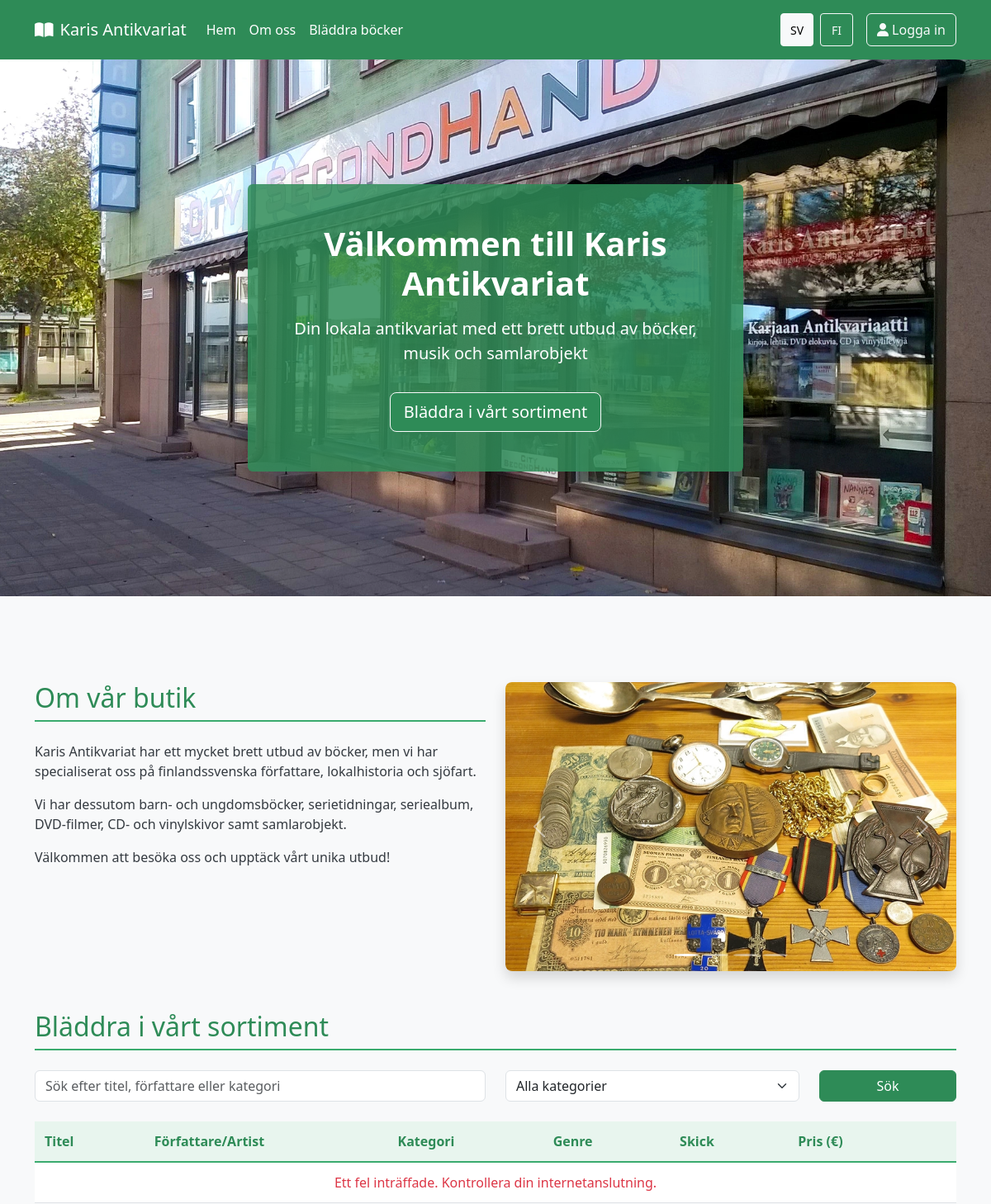
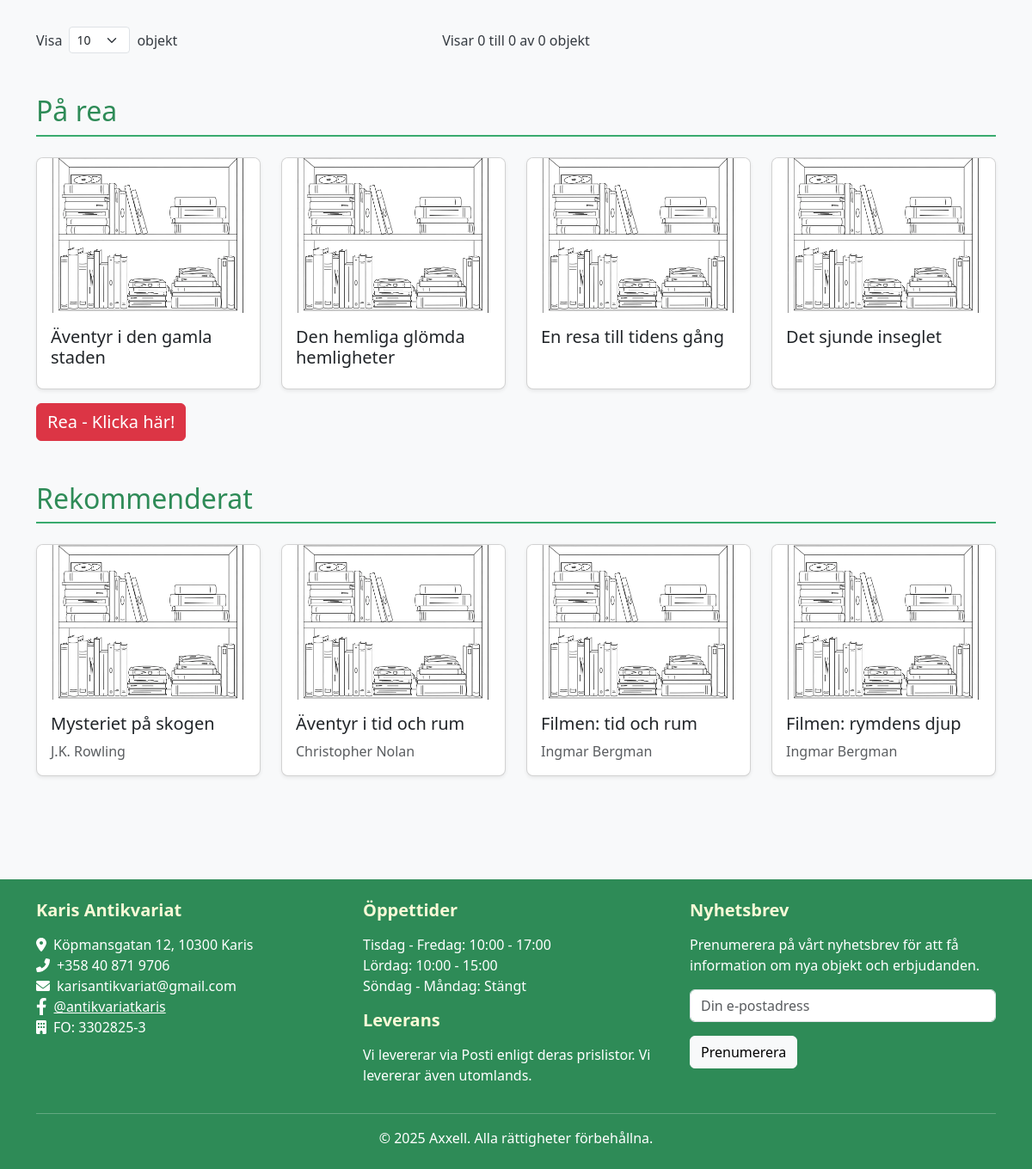
The page / on the database its author committed (2 pictures, top to bottom).
### tables this page shows
CREATE TABLE `product` (
  `prod_id` int NOT NULL AUTO_INCREMENT,
  `title` varchar(255) NOT NULL,
  `status` int DEFAULT NULL,
  `shelf_id` int DEFAULT NULL,
  `category_id` int DEFAULT NULL,
  `price` decimal(10,2) DEFAULT NULL,
  `condition_id` int DEFAULT NULL,
  `notes` text,
  `internal_notes` text,
  `year` int DEFAULT NULL,
  `publisher` varchar(100) DEFAULT NULL,
  `special_price` tinyint(1) DEFAULT NULL COMMENT 'Om produkten är på rea: 1 = Ja, 0 = Nej',
  `recommended` tinyint(1) DEFAULT NULL COMMENT 'Om produkten är rekommenderad: 1 = Ja, 0 = Nej	',
  `rare` tinyint(1) DEFAULT '0',
  `date_added` datetime DEFAULT CURRENT_TIMESTAMP,
  `language_id` int DEFAULT NULL,
  PRIMARY KEY (`prod_id`),
  KEY `shelf_id` (`shelf_id`),
  KEY `category_id` (`category_id`),
  KEY `condition_id` (`condition_id`),
  KEY `idx_product_status` (`status`),
  KEY `fk_product_language` (`language_id`),
  CONSTRAINT `fk_product_language` FOREIGN KEY (`language_id`) REFERENCES `language` (`language_id`),
  CONSTRAINT `product_ibfk_1` FOREIGN KEY (`shelf_id`) REFERENCES `shelf` (`shelf_id`),
  CONSTRAINT `product_ibfk_2` FOREIGN KEY (`category_id`) REFERENCES `category` (`category_id`),
  CONSTRAINT `product_ibfk_3` FOREIGN KEY (`condition_id`) REFERENCES `condition` (`condition_id`),
  CONSTRAINT `product_ibfk_4` FOREIGN KEY (`status`) REFERENCES `status` (`status_id`)
);

CREATE TABLE `author` (
  `author_id` int NOT NULL AUTO_INCREMENT,
  `author_name` varchar(200) NOT NULL,
  PRIMARY KEY (`author_id`)
);

### includes/routes.php (called while the page is built, shortened)
<?php
class Routes {
    private static $basePath = '';
    public static function init($basePath) {
        self::$basePath = $basePath;
    }
    public static function asset($type, $file) {
        return self::$basePath . '/assets/' . $type . '/' . $file;
    }
}
function asset($type, $file) {
    return Routes::asset($type, $file);
}

### includes/ui.php (called while the page is built, shortened)
<?php
function loadLanguageStrings($language) {
    $langFile = 'languages/' . $language . '.php';
    if (file_exists($langFile)) {
        return $lang_strings;
    } else {
        include 'languages/sv.php';
        return $lang_strings;
    }
}
?>

### index.php (the view, shortened to what this page needs)
<?php
require_once 'init.php';
$language = isset($_SESSION['language']) ? $_SESSION['language'] : 'sv';
$lang_strings = loadLanguageStrings($language);
function getFeaturedProducts(PDO $pdo, int $limit = 4, bool $onlySpecial = false, bool $onlyRecommended = false): array
{
    try {
        $sql = "SELECT
                    p.prod_id,
                    p.title,
                    p.price,
                    p.special_price,
                    p.recommended
                FROM product p
                WHERE p.status = 1 ";
        if ($onlySpecial) {
            $sql .= " AND p.special_price = 1 ";
        } elseif ($onlyRecommended) {
            $sql .= " AND p.recommended = 1 ";
        } else {
            $sql .= " AND (p.special_price = 1 OR p.recommended = 1) ";
        }
        $sql .= " ORDER BY RAND() LIMIT :limit";
        $stmt = $pdo->prepare($sql);
        $stmt->bindParam(':limit', $limit, PDO::PARAM_INT);
        $stmt->execute();
        $products = $stmt->fetchAll(PDO::FETCH_OBJ);
        foreach ($products as $product) {
            $authorSql = "SELECT a.author_name
                          FROM author a
                          JOIN product_author pa ON a.author_id = pa.author_id
                          WHERE pa.product_id = :prod_id
                          LIMIT 1";
            $authorStmt = $pdo->prepare($authorSql);
            $authorStmt->bindParam(':prod_id', $product->prod_id, PDO::PARAM_INT);
            $authorStmt->execute();
            $author = $authorStmt->fetch(PDO::FETCH_OBJ);
            if ($author) {
                $product->author_name = $author->author_name;
            } else {
                $product->author_name = '';
            }
            $catSql = "SELECT category_sv_name AS category_name
                       FROM category c
                       JOIN product p ON c.category_id = p.category_id
                       WHERE p.prod_id = :prod_id";
            $catStmt = $pdo->prepare($catSql);
            $catStmt->bindParam(':prod_id', $product->prod_id, PDO::PARAM_INT);
            $catStmt->execute();
            $category = $catStmt->fetch(PDO::FETCH_OBJ);
        }
        return $products;
    } catch (PDOException $e) {
        error_log('Error fetching featured products: ' . $e->getMessage());
        return [];
    }
}
function renderProductCard(object $product): void {
    $defaultImage = 'assets/images/default_antiqe_image.webp';
    ?>
    <div class="col">
        <div class="card h-100">
            <div class="d-none d-md-block">
                <img src="<?php echo $defaultImage; ?>" class="card-img-top" style="height: 180px; object-fit: cover;" alt="<?php echo htmlspecialchars($product->title); ?>">
                <div class="card-body">
                    <h5 class="card-title"><?php echo htmlspecialchars($product->title); ?></h5>
                    <p class="card-text text-muted">
                        <?php echo htmlspecialchars($product->author_name ?? ''); ?>
                    </p>
                </div>
            </div>
        </div>
    </div>
    <?php
}
$specialProducts = getFeaturedProducts($pdo, 4, true);
if (empty($specialProducts)) {
    $sql = "SELECT
                p.prod_id,
                p.title,
                p.price,
                p.special_price,
                p.recommended
            FROM product p
            WHERE p.status = 1
            ORDER BY RAND()
            LIMIT 4";
    $stmt = $pdo->prepare($sql);
    $stmt->execute();
    $specialProducts = $stmt->fetchAll(PDO::FETCH_OBJ);
}
$recommendedProducts = getFeaturedProducts($pdo, 4, false, true);
include 'templates/header.php';
?>
<div class="hero-container position-relative">
<img src="<?php echo asset('images', 'hero.webp'); ?>" alt="Karis Antikvariat" class="hero-image w-100">
    <div class="container">
        <div class="hero-content position-absolute">
            <div class="hero-text-container p-5 rounded text-center">
                <h1><?php echo $lang_strings['welcome'] ?? 'Välkommen till Karis Antikvariat'; ?></h1>
                <p class="lead"><?php echo $lang_strings['subtitle'] ?? 'Din källa för nordisk litteratur, musik och samlarobjekt'; ?></p>
                <a href="#browse" class="btn btn-primary btn-lg mt-3 border-light"><?php echo $lang_strings['browse_button'] ?? 'Bläddra i vårt sortiment'; ?></a>
            </div>
        </div>
    </div>
</div>
<div class="container my-4">
        <section id="about" class="my-5">
            <div class="row">
                <div class="col-lg-6">
                    <h2><?php echo $lang_strings['about_heading']; ?></h2>
                    <p><?php echo $lang_strings['about_p1']; ?></p>
                    <p><?php echo $lang_strings['about_p2']; ?></p>
                    <p><?php echo $lang_strings['about_p3']; ?></p>
                </div>
                <div class="col-lg-6">
                    <div id="storeCarousel" class="carousel slide" data-bs-ride="carousel">
                        <div class="carousel-indicators">
                            <button type="button" data-bs-target="#storeCarousel" data-bs-slide-to="0" class="active" aria-current="true" aria-label="Slide 1"></button>
                            <button type="button" data-bs-target="#storeCarousel" data-bs-slide-to="1" aria-label="Slide 2"></button>
                            <button type="button" data-bs-target="#storeCarousel" data-bs-slide-to="2" aria-label="Slide 3"></button>
                            <button type="button" data-bs-target="#storeCarousel" data-bs-slide-to="3" aria-label="Slide 4"></button>
                        </div>
                        <div class="carousel-inner rounded">
                            <div class="carousel-item active">
                                <img src="assets/images/bild1.webp" class="d-block w-100" alt="Karis Antikvariat butiksbild 1">
                            </div>
                        </div>
                        <button class="carousel-control-prev" type="button" data-bs-target="#storeCarousel" data-bs-slide="prev">
                            <span class="carousel-control-prev-icon" aria-hidden="true"></span>
                        </button>
                        <button class="carousel-control-next" type="button" data-bs-target="#storeCarousel" data-bs-slide="next">
                            <span class="carousel-control-next-icon" aria-hidden="true"></span>
                        </button>
                    </div>
                </div>
            </div>
        </section>
    <section id="browse" class="my-5">
        <h2 class="mb-4"><?php echo $lang_strings['browse_heading'] ?? 'Bläddra & Sök'; ?></h2>
        <div class="search-bar mb-4">
            <form method="get" action="" id="search-form">
                <div class="row">
                    <div class="col-md-6 mb-3 mb-md-0">
                        <input type="text" class="form-control" id="public-search" name="search"
                            placeholder="<?php echo $lang_strings['search_placeholder'] ?? 'Sök'; ?>"
                            value="<?= isset($_GET['search']) ? (function_exists('safeEcho') ? safeEcho($_GET['search']) : htmlspecialchars($_GET['search'])) : '' ?>">
                    </div>
                    <div class="col-md-4 mb-3 mb-md-0">
                        <select class="form-select" id="public-category" name="category">
                            <option value="all"><?php echo $lang_strings['all_categories'] ?? 'Alla kategorier'; ?></option>
                        </select>
                    </div>
                    <div class="col-md-2">
                        <button type="submit" class="btn btn-primary w-100" id="public-search-btn">
                            <?php echo $lang_strings['search_button'] ?? 'Sök'; ?>
                        </button>
                    </div>
                </div>
            </form>
        </div>
        <div>
            <div class="table-responsive">
                <table class="table table-hover table-paginated-table" id="public-inventory-table">
                    <thead class="table-light">
                        <tr>
                            <th data-sort="title"><?php echo $lang_strings['title'] ?? 'Titel'; ?></th>
                            <th data-sort="author_name"><?php echo $lang_strings['author_artist'] ?? 'Författare/Artist'; ?></th>
                            <th data-sort="category_name"><?php echo $lang_strings['category'] ?? 'Kategori'; ?></th>
                            <th data-sort="genre_names"><?php echo $lang_strings['genre'] ?? 'Genre'; ?></th>
                            <th data-sort="condition_name"><?php echo $lang_strings['condition'] ?? 'Skick'; ?></th>
                            <th data-sort="price"><?php echo $lang_strings['price'] ?? 'Pris'; ?></th>
                            <th></th>
                        </tr>
                    </thead>
                    <tbody class="table-paginated-content" id="public-inventory-body">
                    </tbody>
                </table>
            </div>
<div class="mt-3" id="pagination-controls">
    <div class="row align-items-center">
        <div class="col-md-4 mb-2 mb-md-0">
            <div class="d-flex align-items-center">
                <label class="me-2"><?php echo $lang_strings['show'] ?? 'Visa'; ?></label>
                <select class="form-select form-select-sm" id="page-size-selector" style="width: auto;">
                    <option value="10" selected>10</option>
                </select>
                <span class="ms-2"><?php echo $lang_strings['items'] ?? 'objekt'; ?></span>
            </div>
        </div>
        <div class="col-md-4 text-center mb-2 mb-md-0">
            <div id="pagination-info">
                <?php echo $lang_strings['showing'] ?? 'Visar'; ?> <span id="showing-start">0</span>
                <?php echo $lang_strings['to'] ?? 'till'; ?>
                <span id="showing-end">0</span>
                <?php echo $lang_strings['of'] ?? 'av'; ?>
                <span id="total-items">0</span>
                <?php echo $lang_strings['items'] ?? 'objekt'; ?>
            </div>
        </div>
    </div>
</div>
        </div>
    </section>
    <section class="my-5">
        <h2 class="mb-4"><?php echo $lang_strings['on_sale'] ?? 'På rea'; ?>
        </h2>
        <div class="row row-cols-1 row-cols-md-2 row-cols-lg-4 g-4" id="featured-items">
            <?php
            if (!empty($specialProducts)) {
                foreach ($specialProducts as $product) {
                    renderProductCard($product);
                }
            } else {
                echo "<p>Inga produkter på rea hittades.</p>";
            }
            ?>
        </div>
        <button class="btn btn-danger fs-5 mt-3" onclick="window.location.href='sale.php';"><?php echo $lang_strings['go_sale'] ?? 'Rea - Klicka här!'; ?></button>
    </section>
    <section class="my-5">
        <h2 class="mb-4"><?php echo $lang_strings['on_rec'] ?? 'Rekommenderat'; ?></h2>
        <div class="row row-cols-1 row-cols-md-2 row-cols-lg-4 g-4" id="recommended-items">
            <?php
            if (!empty($recommendedProducts)) {
                foreach ($recommendedProducts as $product) {
                    renderProductCard($product);
                }
            } else {
                echo "<p>Inga rekommenderade produkter hittades.</p>";
            }
            ?>
        </div>
    </section>
</div>
<?php
include 'templates/footer.php';
?>

### assets/css/styles.css (style rules this page uses)
:root { --primary-color: #2e8b57; --primary-dark: #1f6e43; --primary-light: #3aab6e; --primary-very-light: #e8f5ee; --accent-color: #f8f9d7; --success-color: #4caf50; --text-light: #f8f9fa; --text-dark: #343a40; --border-color: #dee2e6; }
html, body { margin: 0; padding: 0; }
body { background-color: #f8f9fa; font-family: 'Segoe UI', Tahoma, Geneva, Verdana, sans-serif; color: var(--text-dark); min-height: 100vh; }
.row { justify-content: center }
.hero-container { position: relative; width: 100%; height: calc(100vh - 75px); min-height: 450px; max-height: 650px; overflow: hidden; margin-bottom: 2rem; }
.hero-image { width: 100%; height: 100%; object-fit: cover; object-position: center; }
.hero-content { position: absolute; top: 50%; left: 50%; transform: translate(-50%, -50%); width: 100%; max-width: 600px; z-index: 1; }
.hero-text-container { background-color: rgba(46, 139, 87, 0.85); color: white; border-radius: 1rem; box-shadow: 0 8px 20px rgba(0, 0, 0, 0.2); }
.hero-text-container h1 { font-weight: 700; margin-bottom: 1rem; }
section h2 { color: var(--primary-color); border-bottom: 2px solid var(--primary-light); padding-bottom: 0.5rem; margin-bottom: 1.5rem; }
#storeCarousel { box-shadow: 0 0.5rem 1rem rgba(0, 0, 0, 0.15); border-radius: 0.5rem; overflow: hidden; }
.carousel-item { height: 350px; }
.carousel-item img { height: 100%; object-fit: cover; }
.carousel-indicators { margin-bottom: 0.5rem; }
.carousel-indicators button { width: 10px; height: 10px; border-radius: 50%; background-color: rgba(255, 255, 255, 0.5); border: none; }
.carousel-indicators button.active { background-color: white; }
.btn-primary { background-color: var(--primary-color); border-color: var(--primary-color); }
#featured-items { display: flex; flex-wrap: wrap; }
.card { border-radius: 0.5rem; overflow: hidden; box-shadow: 0 0.125rem 0.25rem rgba(0, 0, 0, 0.075); transition: box-shadow 0.3s ease; }
.table th { font-weight: 600; color: var(--text-dark); }

### assets/css/pagination.css (style rules this page uses)
.table-paginated-table { width: 100%; margin-bottom: 1rem; border-collapse: collapse; }
.table-paginated-table thead th { position: relative; background-color: var(--primary-very-light, #e8f5ee); color: var(--primary-color, #2e8b57); font-weight: 600; padding: 0.75rem; border-bottom: 2px solid var(--primary-light, #3aab6e); text-align: left; vertical-align: bottom; }
.table-paginated-table th[data-sort] { cursor: pointer; user-select: none; }
.table-paginated-table th[data-sort]::after { content: ""; display: inline-block; width: 0.8em; height: 1em; margin-left: 0.5em; vertical-align: middle; opacity: 0.3; }

### rows shown on the page
product: title "Äventyr i den gamla staden"
product: title "Den hemliga glömda hemligheter"
product: title "En resa till tidens gång"
product: title "Det sjunde inseglet"
product: title "Mysteriet på skogen"
author: author_name "J.K. Rowling"
product: title "Äventyr i tid och rum"
author: author_name "Christopher Nolan"
product: title "Filmen: tid och rum"
author: author_name "Ingmar Bergman"
product: title "Filmen: rymdens djup"

### other values the page prints
$strings['menu_home'] "Hem"
$strings['menu_about'] "Om oss"
$strings['menu_browse'] "Bläddra böcker"
$strings['login'] "Logga in"
$lang_strings['welcome'] "Välkommen till Karis Antikvariat"
$lang_strings['subtitle'] "Din lokala antikvariat med ett brett utbud av böcker, musik och samlarobjekt"
$lang_strings['browse_button'] "Bläddra i vårt sortiment"
$lang_strings['about_heading'] "Om vår butik"
$lang_strings['about_p1'] "Karis Antikvariat har ett mycket brett utbud av böcker, men vi har specialiserat oss på finlandssvenska författare, lokalhistoria och sjöfart."
$lang_strings['about_p2'] "Vi har dessutom barn- och ungdomsböcker, serietidningar, seriealbum, DVD-filmer, CD- och vinylskivor samt samlarobjekt."
$lang_strings['about_p3'] "Välkommen att besöka oss och upptäck vårt unika utbud!"
$lang_strings['browse_heading'] "Bläddra i vårt sortiment"
$lang_strings['search_button'] "Sök"
$lang_strings['title'] "Titel"
$lang_strings['author_artist'] "Författare/Artist"
